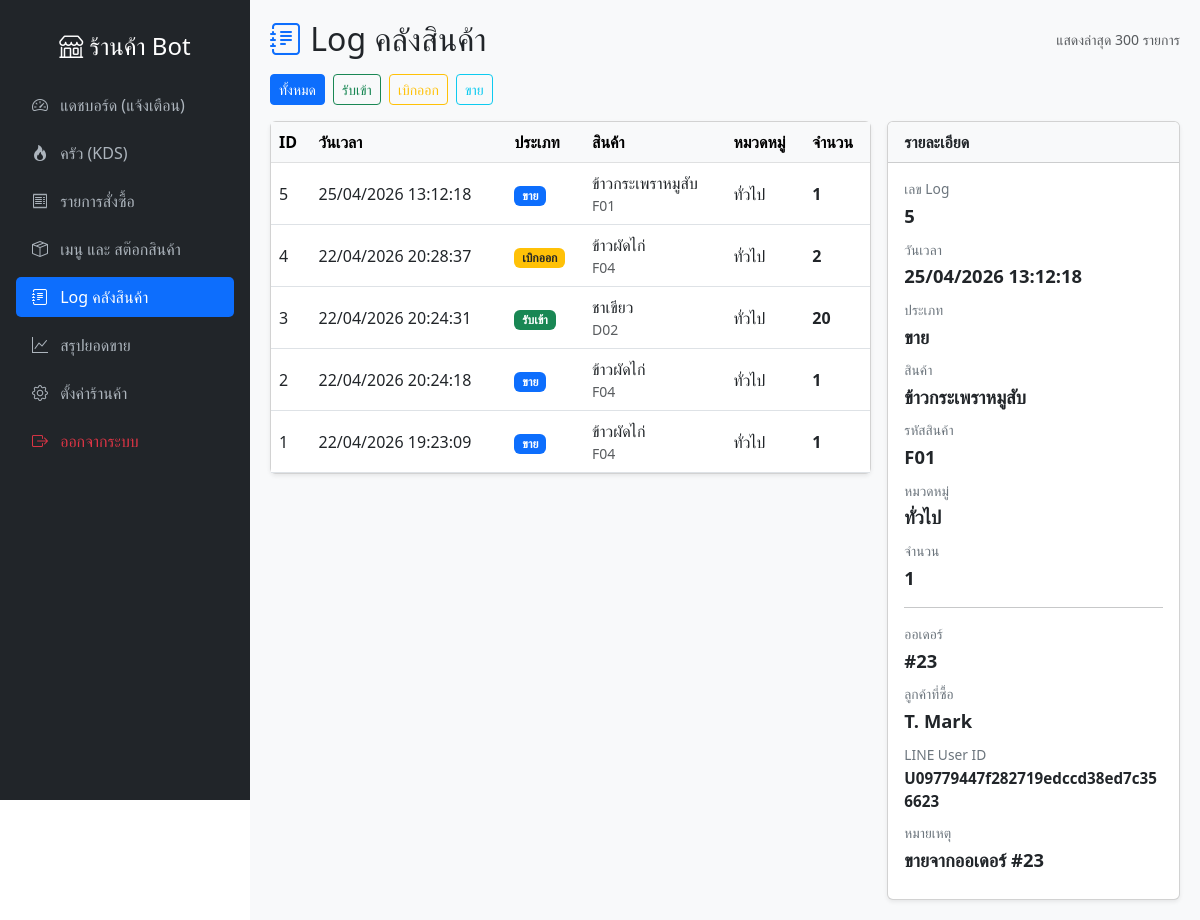
/admin/inventory-logs (signed in), run on the app's committed database.
### models.py (models this page shows)
class InventoryLog(db.Model):
    id = db.Column(db.Integer, primary_key=True)
    product_id = db.Column(db.Integer, db.ForeignKey('product.id'), nullable=False)
    movement_type = db.Column(db.String(10), nullable=False)  # IN, OUT, SALE
    quantity = db.Column(db.Integer, nullable=False)
    order_id = db.Column(db.Integer, nullable=True)
    customer_user_id = db.Column(db.String(100), nullable=True)
    customer_name = db.Column(db.String(100), nullable=True)
    note = db.Column(db.String(255), nullable=True)
    occurred_at = db.Column(db.DateTime, default=get_bkk_time, nullable=False)
    product = db.relationship('Product')

class Product(db.Model):
    id = db.Column(db.Integer, primary_key=True)
    code = db.Column(db.String(20), unique=True, nullable=False)
    name = db.Column(db.String(100), nullable=False)
    category = db.Column(db.String(50), nullable=False, default='ทั่วไป')
    price = db.Column(db.Float, nullable=False)
    stock = db.Column(db.Integer, default=0)
    image_url = db.Column(db.String(255), nullable=True)
    is_active = db.Column(db.Boolean, default=True)

### app.py (the view)
@app.route("/admin/inventory-logs")
def admin_inventory_logs():
    movement_filter = (request.args.get("type") or "ALL").strip().upper()
    selected_id = request.args.get("id", type=int)
    query = InventoryLog.query.order_by(InventoryLog.occurred_at.desc(), InventoryLog.id.desc())
    if movement_filter in {"IN", "OUT", "SALE"}:
        query = query.filter(InventoryLog.movement_type == movement_filter)
    else:
        movement_filter = "ALL"
    logs = query.limit(300).all()
    selected_log = None
    if selected_id:
        for item in logs:
            if item.id == selected_id:
                selected_log = item
                break
    if selected_log is None and logs:
        selected_log = logs[0]
    return render_template(
        "inventory_logs.html",
        movement_filter=movement_filter,
        logs=logs,
        selected_log=selected_log,
    )

### app.py (called while the page is built)
@app.context_processor
def inject_line_name_helper():
    return {"line_name": _get_line_display_name}

def _is_admin_authenticated() -> bool:
    return bool(session.get("admin_logged_in"))

@app.before_request
def admin_auth_guard():
    path = request.path or ""
    if not path.startswith("/admin"):
        return None
    if path in {"/admin/login", "/admin/logout", "/admin/forgot-password"}:
        return None
    if _is_admin_authenticated():
        return None
    if path.startswith("/admin/api"):
        return jsonify({"success": False, "error": "Unauthorized"}), 401
    next_url = request.full_path if request.query_string else request.path
    return redirect(url_for("admin_login", next=next_url))

### templates/inventory_logs.html (shortened to what this page needs)
{% extends 'base.html' %}
{% block content %}
<div class="d-flex justify-content-between align-items-center mb-3">
    <h2 class="mb-0"><i class="bi bi-journal-text text-primary"></i> Log คลังสินค้า</h2>
    <small class="text-muted">แสดงล่าสุด 300 รายการ</small>
</div>
<div class="mb-3 d-flex gap-2 flex-wrap">
    <a class="btn btn-sm {% if movement_filter == 'ALL' %}btn-primary{% else %}btn-outline-primary{% endif %}" href="/admin/inventory-logs?type=ALL">ทั้งหมด</a>
    <a class="btn btn-sm {% if movement_filter == 'IN' %}btn-success{% else %}btn-outline-success{% endif %}" href="/admin/inventory-logs?type=IN">รับเข้า</a>
    <a class="btn btn-sm {% if movement_filter == 'OUT' %}btn-warning text-dark{% else %}btn-outline-warning{% endif %}" href="/admin/inventory-logs?type=OUT">เบิกออก</a>
    <a class="btn btn-sm {% if movement_filter == 'SALE' %}btn-info text-dark{% else %}btn-outline-info{% endif %}" href="/admin/inventory-logs?type=SALE">ขาย</a>
</div>
<div class="row g-3">
    <div class="col-lg-8">
        <div class="card shadow-sm">
            <div class="card-body p-0">
                <div class="table-responsive">
                    <table class="table table-hover align-middle mb-0 log-list-table">
                        <thead class="table-light">
                            <tr>
                                <th>ID</th>
                                <th>วันเวลา</th>
                                <th>ประเภท</th>
                                <th>สินค้า</th>
                                <th>หมวดหมู่</th>
                                <th>จำนวน</th>
                            </tr>
                        </thead>
                        <tbody>
                            {% for log in logs %}
                            <tr class="{% if selected_log and selected_log.id == log.id %}active-row{% endif %}" onclick="window.location='/admin/inventory-logs?type={{ movement_filter }}&id={{ log.id }}'">
                                <td>{{ log.id }}</td>
                                <td>{{ log.occurred_at.strftime('%d/%m/%Y %H:%M:%S') if log.occurred_at else '-' }}</td>
                                <td>
                                    {% if log.movement_type == 'IN' %}
                                        <span class="badge bg-success">รับเข้า</span>
                                    {% elif log.movement_type == 'OUT' %}
                                        <span class="badge bg-warning text-dark">เบิกออก</span>
                                    {% elif log.movement_type == 'SALE' %}
                                        <span class="badge bg-primary">ขาย</span>
                                    {% else %}
                                        <span class="badge bg-secondary">{{ log.movement_type }}</span>
                                    {% endif %}
                                </td>
                                <td>
                                    {{ log.product.name if log.product else 'สินค้าที่ถูกลบ' }}
                                    <div class="small text-muted">{{ log.product.code if log.product else '-' }}</div>
                                </td>
                                <td>{{ log.product.category if log.product and log.product.category else 'ทั่วไป' }}</td>
                                <td class="fw-bold">{{ log.quantity }}</td>
                            </tr>
                            {% else %}
                            <tr>
                                <td colspan="6" class="text-center text-muted py-4">ไม่พบข้อมูล log</td>
                            </tr>
                            {% endfor %}
                        </tbody>
                    </table>
                </div>
            </div>
        </div>
    </div>
    <div class="col-lg-4">
        <div class="card shadow-sm detail-card">
            <div class="card-header bg-light">
                <strong>รายละเอียด</strong>
            </div>
            <div class="card-body">
                {% if selected_log %}
                <div class="detail-label">เลข Log</div>
                <div class="detail-value">{{ selected_log.id }}</div>
                <div class="detail-label">วันเวลา</div>
                <div class="detail-value">{{ selected_log.occurred_at.strftime('%d/%m/%Y %H:%M:%S') if selected_log.occurred_at else '-' }}</div>
                <div class="detail-label">ประเภท</div>
                <div class="detail-value">
                    {% if selected_log.movement_type == 'IN' %}
                        รับเข้า
                    {% elif selected_log.movement_type == 'OUT' %}
                        เบิกออก
                    {% elif selected_log.movement_type == 'SALE' %}
                        ขาย
                    {% else %}
                        {{ selected_log.movement_type }}
                    {% endif %}
                </div>
                <div class="detail-label">สินค้า</div>
                <div class="detail-value">{{ selected_log.product.name if selected_log.product else 'สินค้าที่ถูกลบ' }}</div>
                <div class="detail-label">รหัสสินค้า</div>
                <div class="detail-value">{{ selected_log.product.code if selected_log.product else '-' }}</div>
                <div class="detail-label">หมวดหมู่</div>
                <div class="detail-value">{{ selected_log.product.category if selected_log.product and selected_log.product.category else 'ทั่วไป' }}</div>
                <div class="detail-label">จำนวน</div>
                <div class="detail-value">{{ selected_log.quantity }}</div>
                {% if selected_log.movement_type == 'SALE' %}
                <hr>
                <div class="detail-label">ออเดอร์</div>
                <div class="detail-value">#{{ selected_log.order_id or '-' }}</div>
                <div class="detail-label">ลูกค้าที่ซื้อ</div>
                <div class="detail-value">{{ selected_log.customer_name or selected_log.customer_user_id or '-' }}</div>
                <div class="detail-label">LINE User ID</div>
                <div class="detail-value" style="font-size: 0.95rem; word-break: break-all;">{{ selected_log.customer_user_id or '-' }}</div>
                {% endif %}
                <div class="detail-label">หมายเหตุ</div>
                <div class="detail-value">{{ selected_log.note or '-' }}</div>
                {% else %}
                <div class="text-muted">เลือกรายการจากตารางเพื่อดูรายละเอียด</div>
                {% endif %}
            </div>
        </div>
    </div>
</div>
{% endblock %}

### templates/inventory_logs.html (style rules this page uses)
.log-list-table tbody tr { cursor: pointer; }
.log-list-table tbody tr.active-row { background: #e9f4ff; }
.detail-card { position: sticky; top: 20px; }
.detail-label { color: #6c757d; font-size: 0.86rem; margin-bottom: 2px; }
.detail-value { font-size: 1.15rem; font-weight: 600; margin-bottom: 10px; }

### data on the page
InventoryLog: id "5", occurred_at "25/04/2026 13:12:18", movement_type "ขาย", product "ข้าวกระเพราหมูสับ", product "F01", product "ทั่วไป", quantity "1", order "23", customer_name "T. Mark", customer_user "U09779447f282719edccd38ed7c356623", note "ขายจากออเดอร์ #23"
InventoryLog: id "4", occurred_at "22/04/2026 20:28:37", movement_type "เบิกออก", product "ข้าวผัดไก่", product "F04", product "ทั่วไป", quantity "2"
InventoryLog: id "3", occurred_at "22/04/2026 20:24:31", movement_type "รับเข้า", product "ชาเขียว", product "D02", product "ทั่วไป", quantity "20"
InventoryLog: id "2", occurred_at "22/04/2026 20:24:18", movement_type "ขาย", product "ข้าวผัดไก่", product "F04", product "ทั่วไป", quantity "1"
InventoryLog: id "1", occurred_at "22/04/2026 19:23:09", movement_type "ขาย", product "ข้าวผัดไก่", product "F04", product "ทั่วไป", quantity "1"
Product: product "ข้าวกระเพราหมูสับ", product "F01", product "ทั่วไป"
